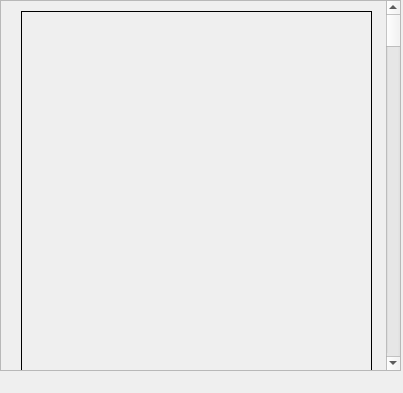
<?xml version="1.0" encoding="UTF-8"?>
<ui version="4.0">
 <class>Text_message</class>
 <widget class="QWidget" name="Text_message">
  <property name="geometry">
   <rect>
    <x>0</x>
    <y>0</y>
    <width>403</width>
    <height>393</height>
   </rect>
  </property>
  <property name="windowTitle">
   <string>Form</string>
  </property>
  <widget class="QScrollArea" name="scrollArea">
   <property name="geometry">
    <rect>
     <x>0</x>
     <y>0</y>
     <width>401</width>
     <height>371</height>
    </rect>
   </property>
   <property name="horizontalScrollBarPolicy">
    <enum>Qt::ScrollBarAlwaysOff</enum>
   </property>
   <property name="widgetResizable">
    <bool>true</bool>
   </property>
   <widget class="QWidget" name="scrollAreaWidgetContents">
    <property name="geometry">
     <rect>
      <x>0</x>
      <y>-3631</y>
      <width>400</width>
      <height>4000</height>
     </rect>
    </property>
    <property name="minimumSize">
     <size>
      <width>400</width>
      <height>4000</height>
     </size>
    </property>
    <property name="maximumSize">
     <size>
      <width>400</width>
      <height>4000</height>
     </size>
    </property>
    <widget class="QLabel" name="label">
     <property name="geometry">
      <rect>
       <x>20</x>
       <y>10</y>
       <width>351</width>
       <height>3971</height>
      </rect>
     </property>
     <property name="font">
      <font>
       <family>宋体</family>
       <pointsize>12</pointsize>
      </font>
     </property>
     <property name="acceptDrops">
      <bool>false</bool>
     </property>
     <property name="autoFillBackground">
      <bool>false</bool>
     </property>
     <property name="frameShape">
      <enum>QFrame::Panel</enum>
     </property>
     <property name="text">
      <string/>
     </property>
     <property name="scaledContents">
      <bool>false</bool>
     </property>
     <property name="alignment">
      <set>Qt::AlignLeading|Qt::AlignLeft|Qt::AlignTop</set>
     </property>
     <property name="wordWrap">
      <bool>true</bool>
     </property>
     <property name="openExternalLinks">
      <bool>true</bool>
     </property>
    </widget>
   </widget>
  </widget>
 </widget>
 <resources/>
 <connections/>
</ui>
